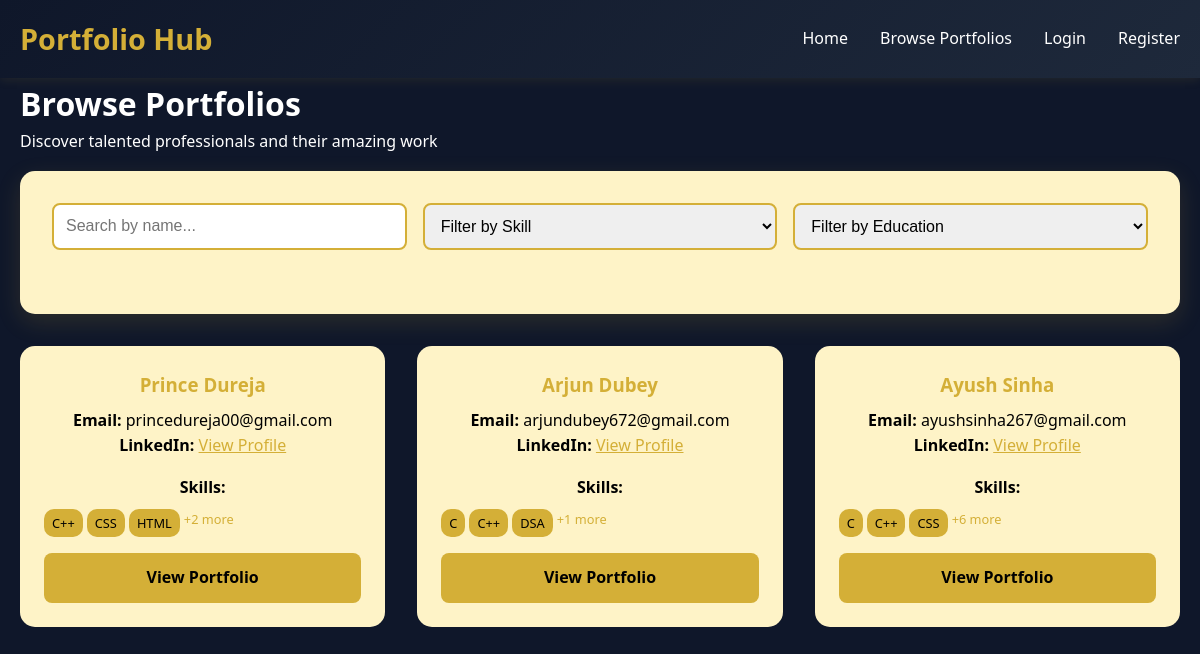
The page /all_portfolios.php on the database its author committed.
### tables this page shows
CREATE TABLE users (
    id INT AUTO_INCREMENT PRIMARY KEY,
    name VARCHAR(100) NOT NULL,
    email VARCHAR(100) UNIQUE NOT NULL,
    password VARCHAR(255) NOT NULL,
    phone VARCHAR(20),
    address TEXT,
    linkedin VARCHAR(255),
    created_at TIMESTAMP DEFAULT CURRENT_TIMESTAMP
);

### config.php (called while the page is built, shortened)
<?php
function isLoggedIn() {
    return isset($_SESSION['user_id']);
}
?>

### all_portfolios.php (the view, shortened to what this page needs)
<?php
require_once 'config.php';
$stmt = $pdo->query("
    SELECT u.*,
           GROUP_CONCAT(DISTINCT s.skill_name) as skills,
           GROUP_CONCAT(DISTINCT e.level) as education_levels
    FROM users u
    LEFT JOIN skills s ON u.id = s.user_id
    LEFT JOIN education e ON u.id = e.user_id
    GROUP BY u.id
    ORDER BY u.created_at DESC
");
$users = $stmt->fetchAll();
?>
<!DOCTYPE html>
<html lang="en">
<head>
    <link rel="stylesheet" href="styles.css">
</head>
<body>
    <header>
        <nav class="container">
            <a href="index.php" class="logo">Portfolio Hub</a>
            <ul class="nav-links">
                <li><a href="index.php">Home</a></li>
                <li><a href="all_portfolios.php">Browse Portfolios</a></li>
                <?php if (isLoggedIn()): ?>
                    <li><a href="dashboard.php">Dashboard</a></li>
                    <li><a href="logout.php">Logout</a></li>
                <?php else: ?>
                    <li><a href="login.php">Login</a></li>
                    <li><a href="register.php">Register</a></li>
                <?php endif; ?>
            </ul>
        </nav>
    </header>
    <main class="container">
        <h1>Browse Portfolios</h1>
        <p>Discover talented professionals and their amazing work</p>
        <div class="card">
            <div class="search-filter">
                <input type="text" id="searchInput" class="form-control" placeholder="Search by name...">
                <select id="skillFilter" class="form-control">
                    <option value="">Filter by Skill</option>
                </select>
                <select id="educationFilter" class="form-control">
                    <option value="">Filter by Education</option>
                </select>
            </div>
        </div>
        <div class="portfolio-grid">
            <?php foreach ($users as $user): ?>
            <div class="portfolio-card"
                 data-skills="<?php echo htmlspecialchars($user['skills'] ?: ''); ?>"
                 data-education="<?php echo htmlspecialchars($user['education_levels'] ?: ''); ?>">
                <h3><?php echo htmlspecialchars($user['name']); ?></h3>
                <p><strong>Email:</strong> <?php echo htmlspecialchars($user['email']); ?></p>
                <?php if ($user['linkedin']): ?>
                <p><strong>LinkedIn:</strong>
                    <a href="<?php echo htmlspecialchars($user['linkedin']); ?>"
                       target="_blank" style="color: #d4af37;">View Profile</a>
                </p>
                <?php endif; ?>
                <?php if ($user['skills']): ?>
                <div style="margin: 1rem 0;">
                    <strong>Skills:</strong>
                    <div style="display: flex; flex-wrap: wrap; gap: 0.25rem; margin-top: 0.5rem;">
                        <?php
                        $skills_array = explode(',', $user['skills']);
                        foreach (array_slice($skills_array, 0, 3) as $skill):
                        ?>
                        <span style="background: #d4af37; color: #000; padding: 0.25rem 0.5rem; border-radius: 10px; font-size: 0.8rem;">
                            <?php echo htmlspecialchars(trim($skill)); ?>
                        </span>
                        <?php endforeach; ?>
                        <?php if (count($skills_array) > 3): ?>
                        <span style="color: #d4af37; font-size: 0.8rem;">+<?php echo count($skills_array) - 3; ?> more</span>
                        <?php endif; ?>
                    </div>
                </div>
                <?php endif; ?>
                <div style="margin-top: 1rem;">
                    <a href="portfolio.php?uid=<?php echo $user['id']; ?>" class="btn" style="width: 100%; text-align: center;">
                        View Portfolio
                    </a>
                </div>
            </div>
            <?php endforeach; ?>
        </div>
    </main>
</body>
</html>

### styles.css (style rules this page uses)
* { margin: 0; padding: 0; box-sizing: border-box; }
body { font-family: "Segoe UI", Tahoma, Geneva, Verdana, sans-serif; background-color: #0f172a; color: #ffffff; line-height: 1.6; }
.container { max-width: 1200px; margin: 0 auto; padding: 0 20px; }
header { background: linear-gradient(135deg, #0f172a 0%, #1e293b 100%); padding: 1rem 0; box-shadow: 0 2px 10px rgba(212, 175, 55, 0.1); }
nav { display: flex; justify-content: space-between; align-items: center; }
.logo { font-size: 1.8rem; font-weight: bold; color: #d4af37; text-decoration: none; }
.nav-links { display: flex; list-style: none; gap: 2rem; }
.nav-links a { color: #ffffff; text-decoration: none; transition: color 0.3s ease; }
main { min-height: calc(100vh - 80px); padding: 2rem 0; }
.card { background: #fef3c7; color: #000000; border-radius: 15px; padding: 2rem; margin: 1rem 0; box-shadow: 0 8px 25px rgba(212, 175, 55, 0.15); transition: transform 0.3s ease, box-shadow 0.3s ease; }
.form-control { width: 100%; padding: 0.75rem; border: 2px solid #d4af37; border-radius: 8px; font-size: 1rem; transition: border-color 0.3s ease; }
.btn { display: inline-block; padding: 0.75rem 1.5rem; background: #d4af37; color: #000000; text-decoration: none; border: none; border-radius: 8px; font-size: 1rem; font-weight: 600; cursor: pointer; transition: all 0.3s ease; }
.portfolio-grid { display: grid; grid-template-columns: repeat(auto-fill, minmax(300px, 1fr)); gap: 2rem; margin-top: 2rem; }
.portfolio-card { background: #fef3c7; color: #000000; border-radius: 15px; padding: 1.5rem; text-align: center; transition: transform 0.3s ease; }
.portfolio-card h3 { color: #d4af37; margin-bottom: 0.5rem; }
.search-filter { display: flex; gap: 1rem; margin-bottom: 2rem; flex-wrap: wrap; }
.search-filter input, .search-filter select { flex: 1; min-width: 200px; }
.portfolio-card { transition: all 0.3s ease; }

### rows shown on the page
users: name "Prince Dureja", email "princedureja00@gmail.com", skill "C++", skill "CSS", skill "HTML", count($skills_array) - 3 "2", $user['id'] 1 (drawn)
users: name "Arjun Dubey", email "arjundubey672@gmail.com", skill "C", skill "C++", skill "DSA", count($skills_array) - 3 "1"
users: name "Ayush Sinha", email "ayushsinha267@gmail.com", skill "C", skill "C++", skill "CSS", count($skills_array) - 3 "6"
